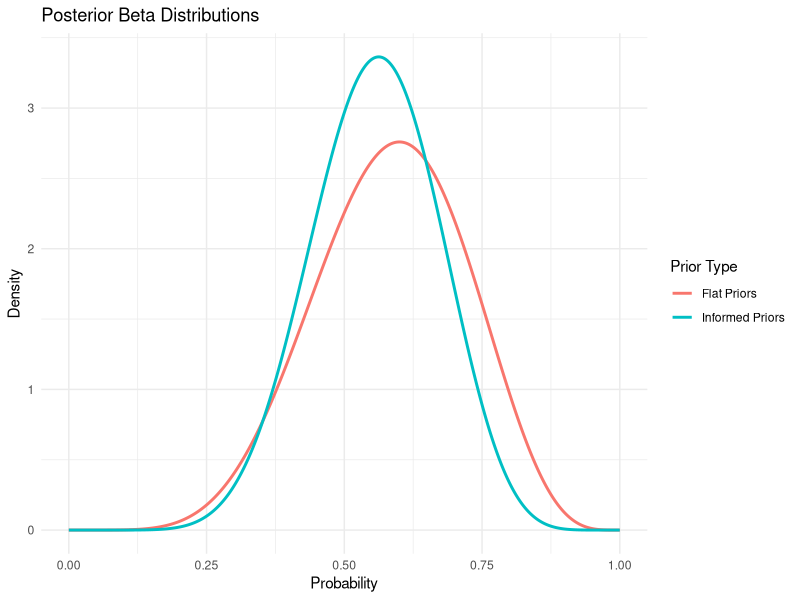
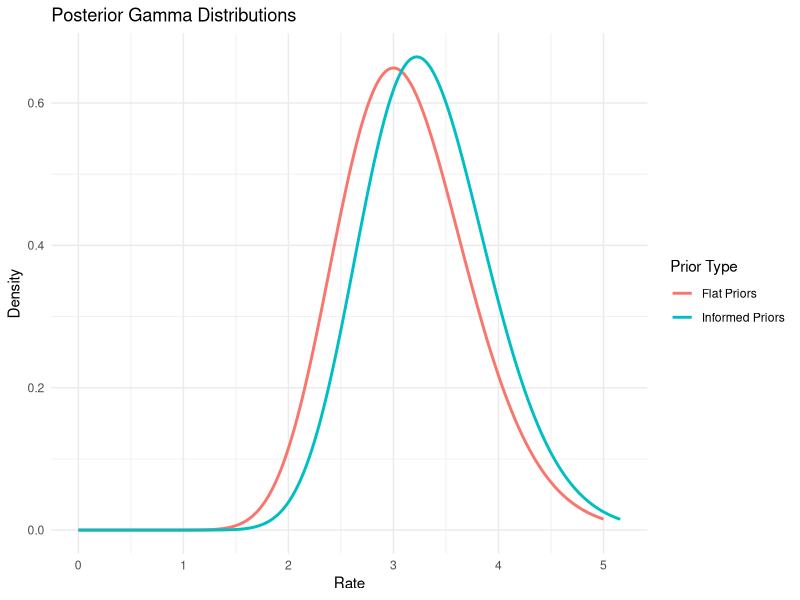

These charts were generated, in order, by the following R code:
### Bayesian Sports Models in R: Chapter 6 - Conjugate Priors | Andrew Mack | @Gingfacekillah

# Load libraries | Install required packages prior to loading!
library(ggplot2)        # ggplot: plotting functions
library(tidyverse)      # data wrangling functions


#### 1. Beta-Binomial Model
# Beta-Binomial updating function
update_beta <- function(prior_alpha, prior_beta, successes, trials) {
    posterior_alpha <- prior_alpha + successes
    posterior_beta <- prior_beta + (trials - successes)
    return(list(alpha = posterior_alpha,
                beta = posterior_beta))}

# Flat prior parameters
prior_alpha_flat <- 1
prior_beta_flat <- 1

# Informed prior parameters
prior_alpha_inf <- 4
prior_beta_inf <- 4

# Observed data
successes <- 6
trials <- 10

# Update the distributions
posterior_flat <- update_beta(
    prior_alpha_flat, prior_beta_flat, successes, trials)
posterior_inf <- update_beta(
    prior_alpha_inf, prior_beta_inf, successes, trials)

# Print the updated parameters
cat("Posterior with Flat Priors: Alpha =", posterior_flat$alpha,
    "Beta =", posterior_flat$beta, "\n")
cat("Posterior with Informed Priors: Alpha =", posterior_inf$alpha,
    "Beta =", posterior_inf$beta, "\n")

# Function to generate data for Beta distribution
generate_beta_data <- function(alpha, beta, n = 1000) {
    x <- seq(0, 1, length.out = n)
    y <- dbeta(x, alpha, beta)
    data.frame(x = x, y = y)
}

# Generate data for both distributions
data_flat <- generate_beta_data(posterior_flat$alpha, posterior_flat$beta) %>%
    mutate(type = "Flat Priors")

data_inf <- generate_beta_data(posterior_inf$alpha, posterior_inf$beta) %>%
    mutate(type = "Informed Priors")

# Combine the data
data_combined <- bind_rows(data_flat, data_inf)

# Plot the data
ggplot(data_combined, aes(x = x, y = y, color = type)) +
    geom_line(size = 1) +
    labs(title = "Posterior Beta Distributions",
         x = "Probability",
         y = "Density",
         color = "Prior Type") +
    theme_minimal()


#### 2. Gamma-Poisson Model
# Gamma-Poisson updating function
update_gamma <- function(prior_alpha, prior_beta, observed_sum, n) {
    posterior_alpha <- prior_alpha + observed_sum
    posterior_beta <- prior_beta + n
    return(list(alpha = posterior_alpha,
                beta = posterior_beta))}

# Flat prior parameters
prior_alpha_flat <- 1
prior_beta_flat <- 1

# Informed prior parameters
prior_alpha_inf <- 6
prior_beta_inf <- 2

# Observed data
observed_goals <- c(3, 5, 2, 1, 6, 4, 3)
sum_goals <- sum(observed_goals)
n <- length(observed_goals)

# Update the distributions
posterior_flat <- update_gamma(prior_alpha_flat,
                               prior_beta_flat, sum_goals, n)
posterior_inf <- update_gamma(prior_alpha_inf,
                              prior_beta_inf, sum_goals, n)

# Print the updated parameters
cat("Posterior with Flat Priors: Alpha =", posterior_flat$alpha,
    "Beta =", posterior_flat$beta, "\n")
cat("Posterior with Informed Priors: Alpha =", posterior_inf$alpha,
    "Beta =", posterior_inf$beta, "\n")

# Function to generate data for Gamma distribution
generate_gamma_data <- function(alpha, beta, n = 1000) {
    x <- seq(0, max(alpha/beta + 3 * sqrt(alpha/beta^2)), length.out = n)
    y <- dgamma(x, shape = alpha, rate = beta)
    data.frame(x = x, y = y)
}

# Generate data for both distributions
data_flat <- generate_gamma_data(posterior_flat$alpha, posterior_flat$beta) %>%
    mutate(type = "Flat Priors")

data_inf <- generate_gamma_data(posterior_inf$alpha, posterior_inf$beta) %>%
    mutate(type = "Informed Priors")

# Combine the data
data_combined <- bind_rows(data_flat, data_inf)

# Plot the data
ggplot(data_combined, aes(x = x, y = y, color = type)) +
    geom_line(size = 1) +
    labs(title = "Posterior Gamma Distributions",
         x = "Rate",
         y = "Density",
         color = "Prior Type") +
    theme_minimal()
